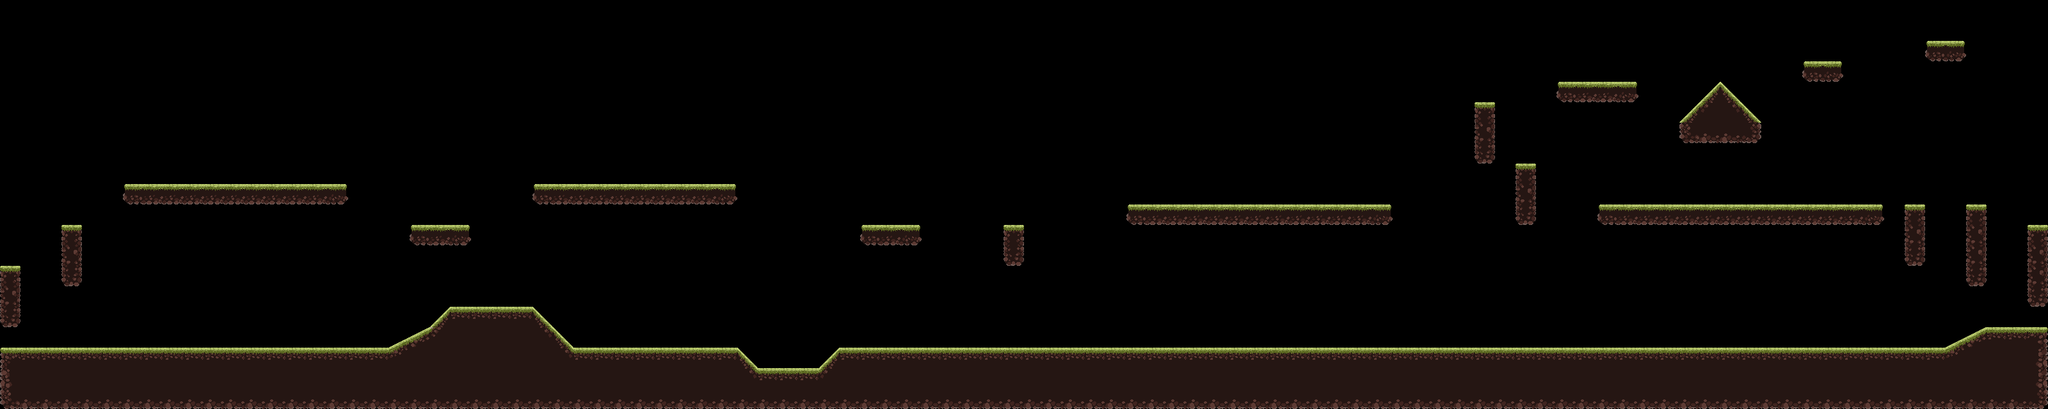

Below is a game level as drawn by its tile map, then a one-line description and the .tmx that defines it (tile-layer data replaced by summaries):
An orthogonal 100x20 tile map with 32x32 px tiles, 1 tile layer (TileLayer), 4 tilesets and 326 objects.

<map height="20" infinite="0" nextlayerid="32" nextobjectid="365" orientation="orthogonal" renderorder="right-down" tiledversion="1.12.1" tileheight="32" tilewidth="32" version="1.10" width="100"><properties><property name="atlas" value="tileset/Simple_Map.atlas" /></properties>
 <tileset firstgid="1" source="../tile_set/Tilesheet - WOODS.tsx" />
 <tileset firstgid="145" source="../tile_set/Tile_fg.tsx" />
 <tileset firstgid="161" source="../tile_set/Tile_bg.tsx" />
 <tileset firstgid="168" source="../tile_set/CollisionTypes.tsx" />
 <layer height="20" id="1" name="TileLayer" width="100">
  <data>[2000 cells, 414 non-empty, 23 distinct tile ids]</data>
 </layer>
 <objectgroup id="3" name="ObjektLayer">
  <object gid="155" height="20" id="16" width="34" x="348.333" y="544" />
  <object gid="156" height="11" id="17" width="18" x="412.333" y="544.667" />
  <object gid="156" height="11" id="18" width="18" x="435.667" y="545.333" />
  <object gid="160" height="54.4545" id="19" width="46" x="452.182" y="544.333" />
  <object gid="160" height="54.4545" id="21" width="46" x="730.682" y="481" />
  <object gid="160" height="54.4545" id="39" width="46" x="1021.18" y="544" />
  <object gid="160" height="54.4545" id="108" width="46" x="1009.18" y="288" />
  <object gid="160" height="54.4545" id="121" width="46" x="1859.68" y="320" />
  <object gid="160" height="54.4545" id="40" width="46" x="1402.68" y="544.5" />
  <object gid="160" height="54.4545" id="133" width="46" x="2554.02" y="320.167" />
  <object gid="160" height="54.4545" id="46" width="46" x="1906.73" y="544.545" />
  <object gid="160" height="54.4545" id="98" width="46" x="2960.73" y="545.212" />
  <object gid="160" height="54.4545" id="129" width="46" x="2832.06" y="321.212" />
  <object gid="160" height="9" id="20" width="8" x="430" y="544.273" />
  <object gid="155" height="20" id="23" width="34" x="223" y="544.667" />
  <object gid="159" height="17" id="26" width="23" x="970" y="543.5" />
  <object gid="159" height="17" id="109" width="23" x="957.667" y="288.167" />
  <object gid="159" height="17" id="120" width="23" x="1808.17" y="320.167" />
  <object gid="156" height="11" id="27" width="18" x="992" y="545" />
  <object gid="156" height="11" id="104" width="18" x="980" y="289" />
  <object gid="156" height="11" id="117" width="18" x="1830.5" y="321" />
  <object gid="154" height="20" id="32" width="34" x="1316.5" y="543.5" />
  <object gid="152" height="18" id="33" width="30" x="1233" y="575.5" />
  <object gid="153" height="18" id="34" width="30" x="1202.5" y="575.5" />
  <object gid="158" height="17" id="35" width="23" x="1884.5" y="543.5" />
  <object gid="158" height="17" id="101" width="23" x="2938.5" y="544.167" />
  <object gid="158" height="17" id="131" width="23" x="2809.83" y="320.167" />
  <object gid="159" height="17" id="36" width="23" x="1930.5" y="543.5" />
  <object gid="159" height="17" id="100" width="23" x="2984.5" y="544.167" />
  <object gid="159" height="17" id="132" width="23" x="2855.83" y="320.167" />
  <object gid="156" height="11" id="37" width="18" x="1908.5" y="544.5" />
  <object gid="156" height="11" id="99" width="18" x="2962.5" y="545.167" />
  <object gid="156" height="11" id="130" width="18" x="2833.83" y="321.167" />
  <object gid="158" height="17" id="41" width="23" x="1435" y="544.333" />
  <object gid="158" height="17" id="136" width="23" x="2586.33" y="320" />
  <object gid="160" height="9" id="42" width="8" x="1406" y="544.333" />
  <object gid="160" height="9" id="135" width="8" x="2557.33" y="320" />
  <object gid="157" height="11" id="43" width="18" x="1387.33" y="544.333" />
  <object gid="157" height="11" id="134" width="18" x="2538.67" y="320" />
  <object gid="152" height="18" id="47" width="30" x="1665" y="544" />
  <object gid="152" height="18" id="48" width="30" x="1728" y="544" />
  <object gid="152" height="18" id="49" width="30" x="1568" y="544" />
  <object gid="153" height="18" id="50" width="30" x="1632" y="544" />
  <object gid="153" height="18" id="51" width="30" x="1696" y="544" />
  <object gid="153" height="18" id="52" width="30" x="1536" y="544" />
  <object gid="157" height="11" id="53" width="18" x="1600" y="544" />
  <object gid="157" height="11" id="54" width="18" x="1616.5" y="543.5" />
  <object gid="159" height="17" id="55" width="23" x="1056" y="544" />
  <object gid="159" height="17" id="107" width="23" x="1044" y="288" />
  <object gid="159" height="17" id="122" width="23" x="1894.5" y="320" />
  <object gid="156" height="11" id="56" width="18" x="1024" y="544" />
  <object gid="156" height="11" id="106" width="18" x="1012" y="288" />
  <object gid="156" height="11" id="123" width="18" x="1862.5" y="320" />
  <object gid="152" height="18" id="57" width="30" x="1120" y="544" />
  <object gid="152" height="18" id="105" width="30" x="1108" y="288" />
  <object gid="152" height="18" id="124" width="30" x="1958.5" y="320" />
  <object gid="160" height="23" id="58" width="19" x="1106" y="545" />
  <object gid="160" height="23" id="103" width="19" x="1094" y="289" />
  <object gid="160" height="23" id="118" width="19" x="1944.5" y="321" />
  <object gid="160" height="23" id="59" width="19" x="1010.5" y="545" />
  <object gid="160" height="23" id="102" width="19" x="998.5" y="289" />
  <object gid="160" height="23" id="119" width="19" x="1849" y="321" />
  <object gid="159" height="17" id="60" width="23" x="768" y="480" />
  <object gid="159" height="17" id="61" width="23" x="704" y="480" />
  <object gid="157" height="11" id="62" width="18" x="736" y="480" />
  <object gid="155" height="20" id="63" width="34" x="800" y="480" />
  <object gid="157" height="11" id="64" width="18" x="752.5" y="480" />
  <object gid="152" height="18" id="65" width="30" x="2308" y="544.667" />
  <object gid="152" height="18" id="97" width="30" x="31.3333" y="543.333" />
  <object gid="152" height="18" id="81" width="30" x="2308" y="544.667" />
  <object gid="152" height="18" id="84" width="30" x="31.3333" y="543.333" />
  <object gid="152" height="18" id="66" width="30" x="2372" y="544.667" />
  <object gid="152" height="18" id="96" width="30" x="95.3333" y="543.333" />
  <object gid="152" height="18" id="148" width="30" x="293.333" y="288.667" />
  <object gid="152" height="18" id="80" width="30" x="2372" y="544.667" />
  <object gid="152" height="18" id="85" width="30" x="95.3333" y="543.333" />
  <object gid="152" height="18" id="149" width="30" x="293.333" y="288.667" />
  <object gid="159" height="17" id="67" width="23" x="2340" y="544.667" />
  <object gid="159" height="17" id="95" width="23" x="63.3333" y="543.333" />
  <object gid="159" height="17" id="150" width="23" x="261.333" y="288.667" />
  <object gid="159" height="17" id="79" width="23" x="2340" y="544.667" />
  <object gid="159" height="17" id="86" width="23" x="63.3333" y="543.333" />
  <object gid="159" height="17" id="151" width="23" x="261.333" y="288.667" />
  <object gid="160" height="9" id="68" width="8" x="2372" y="544.667" />
  <object gid="160" height="9" id="94" width="8" x="95.3333" y="543.333" />
  <object gid="160" height="9" id="152" width="8" x="293.333" y="288.667" />
  <object gid="160" height="9" id="78" width="8" x="2372" y="544.667" />
  <object gid="160" height="9" id="87" width="8" x="95.3333" y="543.333" />
  <object gid="160" height="9" id="153" width="8" x="293.333" y="288.667" />
  <object gid="155" height="20" id="69" width="34" x="2276" y="544.667" />
  <object gid="155" height="20" id="93" width="34" x="-0.666667" y="543.333" />
  <object gid="155" height="20" id="77" width="34" x="2276" y="544.667" />
  <object gid="155" height="20" id="88" width="34" x="-0.666667" y="543.333" />
  </objectgroup>
 <objectgroup id="14" name="CollisionLayer" visible="0">
  <!-- 195 objects omitted --></objectgroup>
</map>
<!-- 233 of 326 objects omitted -->
